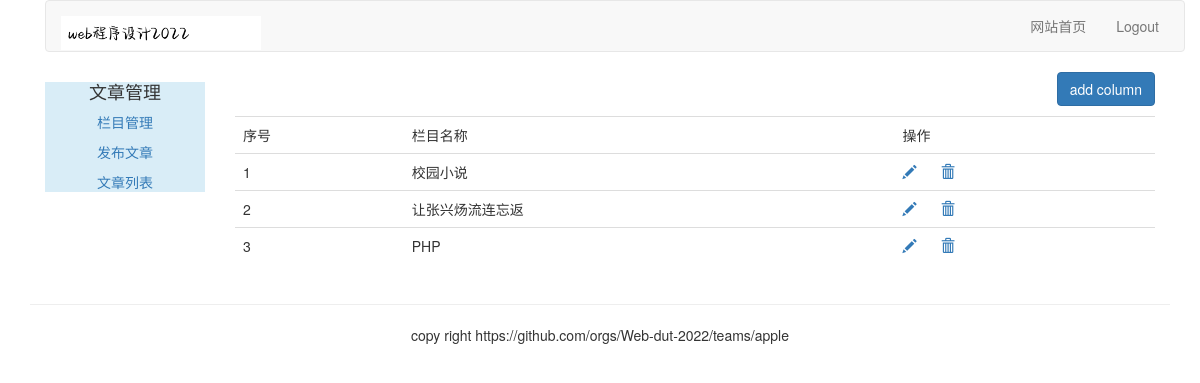
Screenshot of /article/article-column/ (signed in) with the database file from the repository.
### article/models.py (models this page shows, shortened)
class ArticleColumn(models.Model):
    user = models.ForeignKey(User, on_delete=models.CASCADE,related_name='article_column')
    column = models.CharField(max_length=200)
    created = models.DateField(auto_now_add=True)

### article/views.py (the view, shortened to what this page needs)
# urls.py: path('article-column/',views.article_column, name="article_column"),
@login_required(login_url='/account/login/')
@csrf_exempt
def article_column(request):
    if request.method == "GET":
        columns = ArticleColumn.objects.filter(user=request.user)
        column_form = ArticleColumnForm()
        return render(request, "article/column/article_column.html", {"columns":columns, 'column_form':column_form})

### templates/article/column/article_column.html (shortened to what this page needs)
{% extends "article/base.html" %}
{% load static %}
{% block content %}
<div>
    <p class="text-right"><button id= "add_column" onclick="add_column()" class="btn btn-primary">add column</button></p>
    <table class="table table-hover">
    	<tr>
    		<td>序号</td>
    		<td>栏目名称</td>
    		<td>操作</td>
    	</tr>
    	{% for column in columns %}
    	<tr>
    	    <td>{{ forloop.counter }}</td>
    	    <td>{{ column.column }}</td>
    	    <td>
                <a name="edit" href="javascript:" onclick="edit_column(this, {{ column.id }})"><span class="glyphicon glyphicon-pencil"></span></a>
                <a name="delete" href="javascript:" onclick="del_column(this, {{ column.id }})"><span class="glyphicon glyphicon-trash" style="margin-left:20px;"></span></a>
            </td>
    	</tr>
    	{% empty %}
    	<p>请设置栏目</p>
    	{% endfor %}
    </table>
</div>
</div>
{% endblock %}

### rows the page displays
ArticleColumn: column "校园小说"
ArticleColumn: column "让张兴炀流连忘返"
ArticleColumn: column "PHP"
